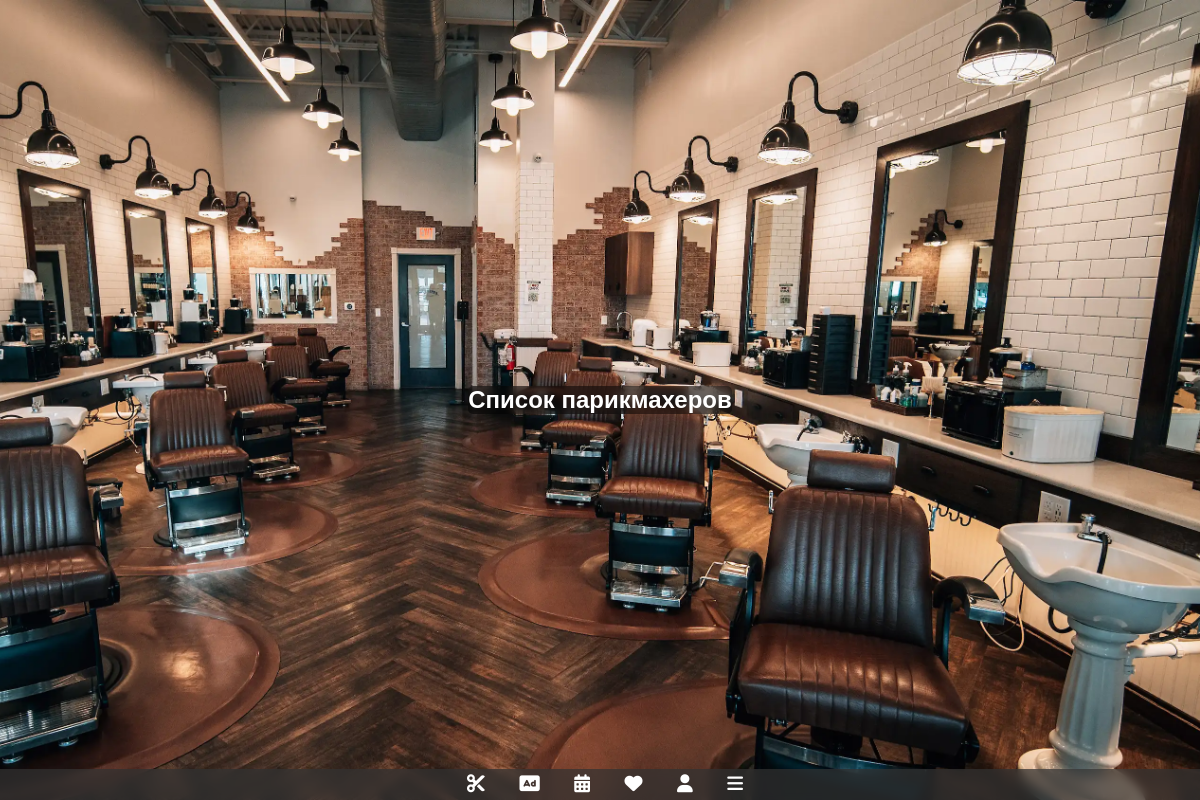
The app's page /cl/barbers_list/ (signed in), older data.
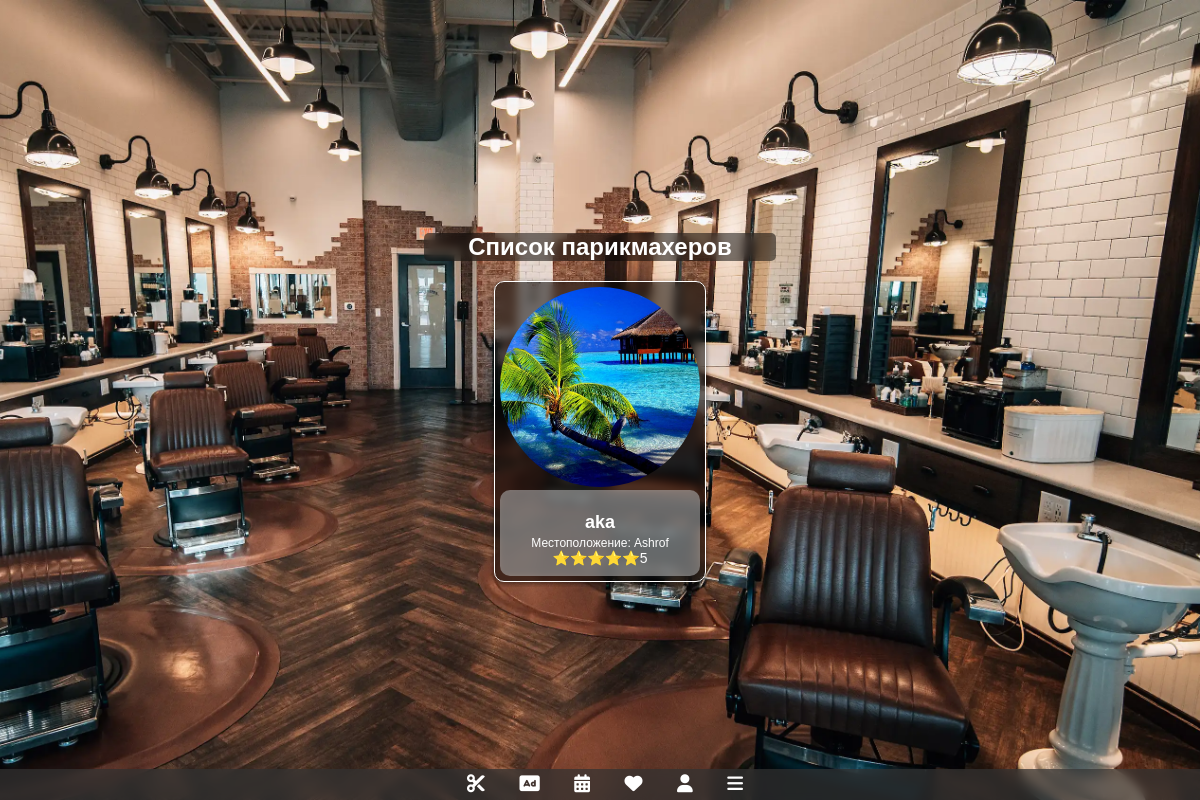
The same page, newer data.
### sartaroshxona/models.py (models this page shows, shortened)
class Barber(models.Model):
    id = models.UUIDField(primary_key=True, default=uuid.uuid4, editable=False)
    user = models.ForeignKey(CustomUser, on_delete=models.CASCADE, related_name='barber_profile')
    profile_image = models.ImageField(upload_to='profile_images/', null=True, blank=True)
    start_work = models.TimeField(null=True, blank=True)
    end_work = models.TimeField(null=True, blank=True)
    launch_start_time = models.TimeField(null=True, blank=True)
    launch_end_time = models.TimeField(null=True, blank=True)
    location = models.CharField(max_length=50, null=True, blank=True,default="")
    organization_name = models.CharField(max_length=50, null=True, blank=True,default="")
    bonus = models.CharField(max_length=150, null=True, blank=True, default="")  # Add the bonus field
    CURRENCY_CHOICES = [
        ('USD', 'US Dollar'),
        ('EUR', 'Euro'),
        ('RUB', 'Russian Ruble'),
        ('TJS', 'Tajik Somoni'),
        ('UZS', 'Uzbekistani Soʻm'),
    ]
    currency = models.CharField(max_length=3, choices=CURRENCY_CHOICES, default='TJS')
    active_barber = models.BooleanField(default=False)
    payment = models.BooleanField(default=False)
    payment_expiration_date = models.DateTimeField(null=True, blank=True)

### main/models.py (models this page shows, shortened)
class CustomUser(AbstractUser):
    id = models.UUIDField(primary_key=True, default=uuid.uuid4, editable=False)
    is_barber = models.BooleanField(default=False)
    phone_number = models.CharField(max_length=20, null=True, blank=True, default="")
    favorite_barbers = models.ManyToManyField('sartaroshxona.Barber', blank=True, related_name='favorited_by')
    country =  models.ForeignKey(Country, on_delete=models.SET_NULL, blank=True, null=True)
    region = models.ForeignKey(Region, on_delete=models.SET_NULL, blank=True, null=True)
    district = models.ForeignKey(District, on_delete=models.SET_NULL, blank=True, null=True)
    city = models.ForeignKey(City, on_delete=models.SET_NULL, blank=True, null=True)
    USERNAME_FIELD = 'username'
    REQUIRED_FIELDS = ['email']
    objects = CustomUserManager()

### clients/views.py (the view)
# urls.py: path('barbers_list/', views.barbers_list, name='barbers_list'),
@login_required
@is_client_required
def barbers_list(request):
    user = request.user
    country = user.country
    region = user.region
    district = user.district
    city = user.city
    q_filter = (
        Q(user__country=country) &
        Q(user__region=region) &
        Q(user__district=district) &
        Q(user__city=city)
    )
    barbers = Barber.objects.filter(q_filter, active_barber=True)
    return render(request, 'clients/barbers_list.html', {'header': "Список парикмахеров", 'barbers': barbers})

### clients/templates/clients/barbers_list.html (shortened to what this page needs)
{% extends 'main/base.html' %}
{% load static %}
{% block content %}
{% include 'main/navbar.html' %}
<link rel="stylesheet" href="{% static 'css/barbers_list.css' %}">
  <div class="scrollable-cards">
    <div class="header">
      <h2>{{header}}</h2>
    </div>
    <div class="row">
      {% for barber in barbers %}
        {% if barber.payment %}
          <div class="ocl-12 clo-sm-6 col-lg-4">
            <div class="barber_profile">
              <a href="{% url 'appointment' barber.id %}" class="card-link">
                <div class="barber_image">
                    {% if barber.profile_image %}
                        <img src="{{ barber.profile_image.url }}" alt="Profile Image">
                    {% else %}
                        <img src="{% static 'images/default.jpg' %}" alt="Default Image">
                    {% endif %}
                </div>
              </a>
                <div class="barber_info">
                  <h1>{{ barber.user.username }}</h1>
                  <p>Местоположение: {{ barber.location }}</p>
                  <p class="reputation">⭐️⭐️⭐️⭐️⭐️5{{ user.reputation }}</p>
                </div>
            </div>
          </div>
        {% endif %}
      {% endfor %}
    </div>
  </div>
{% endblock %}

### main/templates/main/base.html
<!DOCTYPE html>
<html lang="en">
<head>
</head>
<body>
    {% block content %}
    {% endblock %}
</body>
</html>

### main/templates/main/navbar.html (shortened to what this page needs)
<!DOCTYPE html>
<html lang="en">
<head>
<link rel="stylesheet" href="https://cdnjs.cloudflare.com/ajax/libs/font-awesome/6.0.0/css/all.min.css">
</head>
<body>
  {% if request.user.is_barber %}
    <div class="navbar">
      <a href="/sar/workplace/in_queue/" class="navbar-icon"><i class="fas fa-briefcase"></i></a>
      <a href="/main/ads_list/" class="navbar-icon"><i class="fas fa-ad"></i></a>
      <a href="/sar/barber_profile/" class="navbar-icon"><i class="fas fa-user"></i></a>
      <a href="/main/others/" class="navbar-icon"><i class="fa-solid fa-bars"></i></a>
    </div>
  {% else %}
    <div class="navbar">
      <a href="/cl/barbers_list/" class="navbar-icon"><i class="fas fa-cut"></i></a>
      <a href="/main/ads_list/" class="navbar-icon"><i class="fas fa-ad"></i></a>
      <a href="/cl/my_appointments/" class="navbar-icon"><i class="fas fa-calendar-alt"></i></a>
      <a href="/cl/favorites/" class="navbar-icon"><i class="fas fa-heart"></i></a>
      <a href="/cl/client_profile/" class="navbar-icon"><i class="fas fa-user"></i></a>
      <a href="/main/others/" class="navbar-icon"><i class="fa-solid fa-bars"></i></a>
    </div>
  {% endif %}
</body>
</html>

### clients/static/css/barbers_list.css (style rules this page uses)
body { background: url('../images/backround.jpg') center/cover; color: #fff; font-family: 'Arial', sans-serif; margin: 0; padding: 0; display: flex; justify-content: center; align-items: center; height: 100vh; }
.row { backdrop-filter: blur(5px); background-color: rgba(0, 0, 0, 0.5); margin: 0 80px; border-radius: 10px; }
.header { text-align: center; backdrop-filter: blur(5px); background-color: rgba(0, 0, 0, 0.5); margin: 0 10px 10px 10px; border-radius: 5px; }
.barber_profile { margin: 5px auto; border-radius: 10px; box-shadow: 0 0.1rem 0.3rem 0 rgba(0, 0, 0, 0.5); border: 1px solid #ffffff; max-width: 300px; padding: 5px; }
.barber_profile .barber_image img { display: block; width: 200px; height: 200px; object-fit: cover; border-radius: 50%; margin-bottom: 3px; }
.barber_profile .barber_info { margin-top: 0; padding: 10px; text-align: center; border-radius: 10px; backdrop-filter: blur(3px); background-color: rgba(255, 255, 255, 0.4); }
.barber_profile .barber_info h1 { margin-bottom: 0.2rem; font-size: 18px; color: #fff; }
.barber_profile .barber_info p { margin: 0; font-size: 12px; color: #fff; }
.barber_profile .barber_info .reputation { font-size: 14px; color: #ffffff; }
.scrollable-cards { max-height: calc(100vh - 100px); overflow-y: auto; overflow-x: hidden; }

### main/templates/main/navbar.html (style rules this page uses)
.navbar { backdrop-filter: blur(5px); background-color: rgba(51, 51, 51, 0.7); color: #fff; padding: 5px; text-align: center; position: fixed; bottom: 0; left: 0; width: 100%; z-index: 1000; }
.navbar .navbar-icon { margin: 0 15px; font-size: 18px; color: #fff; }

Row changes from the older to the newer data that the page shows:
now on this page (row edited): Barber: profile_image (picture), user.username "aka", location "Ashrof"
